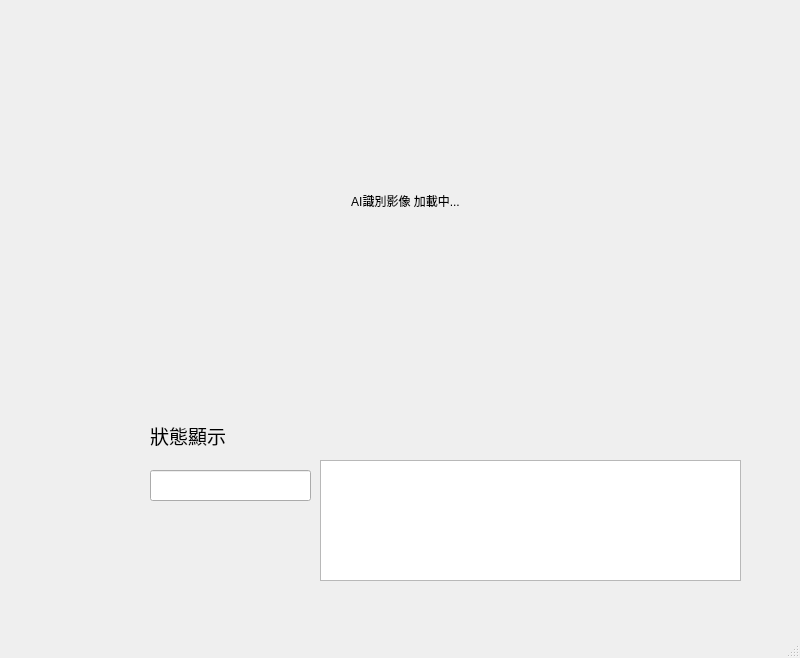
<?xml version="1.0" encoding="UTF-8"?>
<ui version="4.0">
 <class>MainWindow</class>
 <widget class="QMainWindow" name="MainWindow">
  <property name="geometry">
   <rect>
    <x>0</x>
    <y>0</y>
    <width>800</width>
    <height>658</height>
   </rect>
  </property>
  <property name="windowTitle">
   <string>MainWindow</string>
  </property>
  <widget class="QWidget" name="centralwidget">
   <widget class="QLabel" name="video_label">
    <property name="geometry">
     <rect>
      <x>140</x>
      <y>0</y>
      <width>531</width>
      <height>401</height>
     </rect>
    </property>
    <property name="text">
     <string>AI識別影像 加載中...</string>
    </property>
    <property name="alignment">
     <set>Qt::AlignCenter</set>
    </property>
   </widget>
   <widget class="QLineEdit" name="password_input">
    <property name="geometry">
     <rect>
      <x>150</x>
      <y>470</y>
      <width>161</width>
      <height>31</height>
     </rect>
    </property>
   </widget>
   <widget class="QLabel" name="status_label">
    <property name="geometry">
     <rect>
      <x>150</x>
      <y>420</y>
      <width>571</width>
      <height>31</height>
     </rect>
    </property>
    <property name="font">
     <font>
      <pointsize>14</pointsize>
     </font>
    </property>
    <property name="text">
     <string>狀態顯示</string>
    </property>
   </widget>
   <widget class="QListView" name="eventTable">
    <property name="geometry">
     <rect>
      <x>320</x>
      <y>460</y>
      <width>421</width>
      <height>121</height>
     </rect>
    </property>
   </widget>
  </widget>
  <widget class="QMenuBar" name="menubar">
   <property name="geometry">
    <rect>
     <x>0</x>
     <y>0</y>
     <width>800</width>
     <height>22</height>
    </rect>
   </property>
  </widget>
  <widget class="QStatusBar" name="statusbar"/>
 </widget>
 <resources/>
 <connections/>
</ui>
